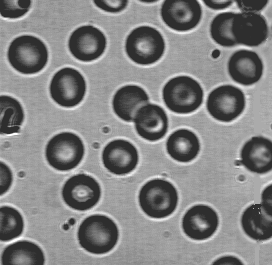
%> input picture slike_za_vjezbe/blood1.tif, 272 x 265 px
$ octave zad73.m   (GNU Octave 9; MATLAB toolbox functions it lacks are replaced by stand-ins)
%> lines starting %> are read from the running program, lines starting %| are printed output that depends on the picture
pathSlika = 'C:\Users\Igor Farszky\Desktop\FER\DOS\Labos\slike_za_vjezbe\';

img = imread(strcat(pathSlika, 'blood1.tif'));
%> img is the input picture: size 265x272 uint8; min 46, max 255, mean 129.8

img = im2double(img);
%> img: size 265x272 double

% 1)

figure(1);
subplot(121);
imhist(img);
subplot(122);
grayslice(img, 0.5);
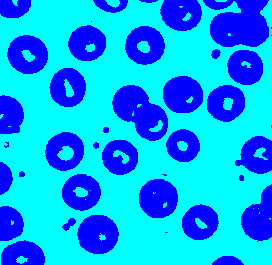
%> displayed picture: size 265x272x3, on the screen's scale of 0 to 255; mean R, G, B 0, 164.5, 255
colormap(gray);
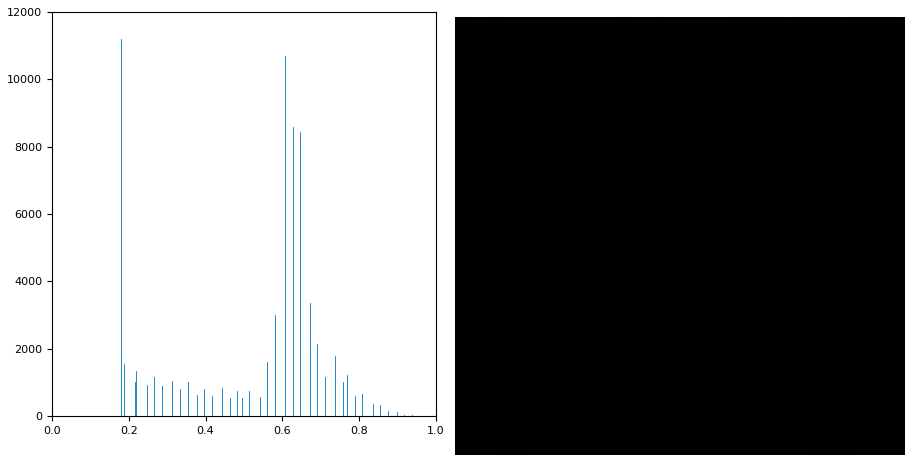
%> figure redrawn from the program's plot data, 2 panels

% 2)

figure(2);
subplot(131);
grayslice(img, 0.3);
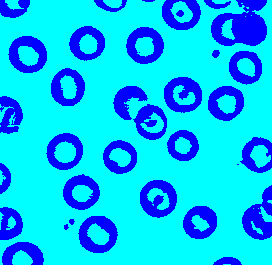
%> displayed picture: size 265x272x3, on the screen's scale of 0 to 255; mean R, G, B 0, 191.1, 255
subplot(132);
grayslice(img, 0.5);
subplot(133);
grayslice(img, 0.7);
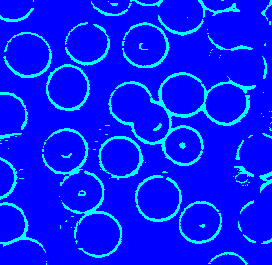
%> displayed picture: size 265x272x3, on the screen's scale of 0 to 255; mean R, G, B 0, 26.4, 255
colormap(gray);

% 3)

figure(3);
subplot(131);
imhist(img);
subplot(132);
grayslice(img, 0.5);
subplot(133);
grayslice(img, [0.5 0.75]);
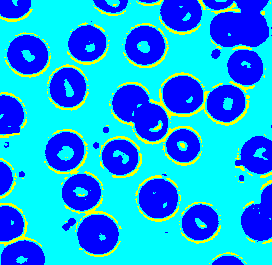
%> displayed picture: size 265x272x3, on the screen's scale of 0 to 255; mean R, G, B 16, 164.5, 239
colormap(gray);
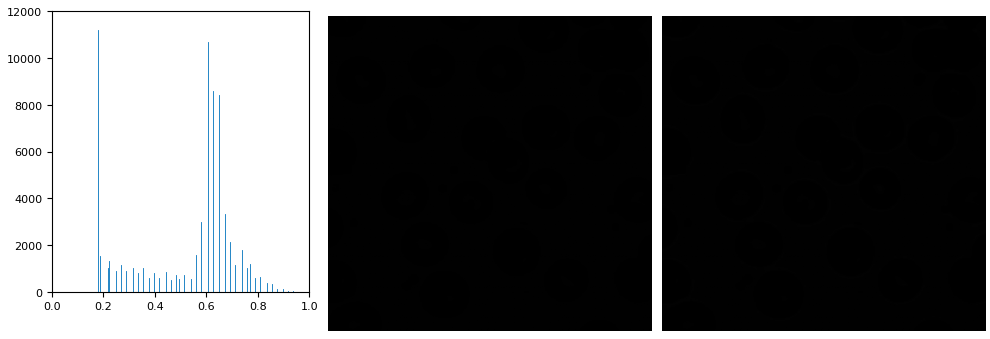
%> figure redrawn from the program's plot data, 3 panels

$ run again, with slike_za_vjezbe/testpat1.tif copied over slike_za_vjezbe/blood1.tif
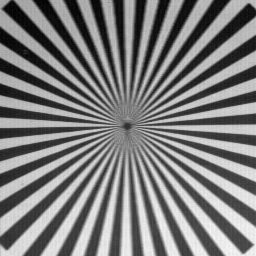
%> input picture slike_za_vjezbe/testpat1.tif, 256 x 256 px
%> img is the input picture: size 256x256 uint8; min 0, max 244, mean 124.7
%> img: size 256x256 double
%> `grayslice(img, [0.5 0.75]);`:
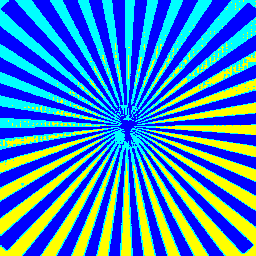
%> displayed picture: size 256x256x3, on the screen's scale of 0 to 255; mean R, G, B 58.1, 128.3, 196.9
%> `colormap(gray);`:
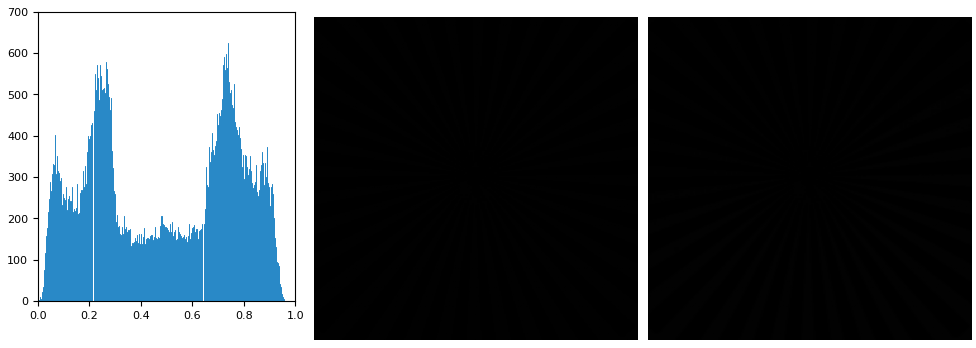
%> figure redrawn from the program's plot data, 3 panels
